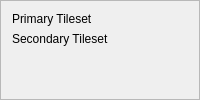
                      <widget class="QFrame" name="frame_Tilesets">
                       <property name="sizePolicy">
                        <sizepolicy hsizetype="Preferred" vsizetype="Preferred">
                         <horstretch>0</horstretch>
                         <verstretch>0</verstretch>
                        </sizepolicy>
                       </property>
                       <property name="frameShape">
                        <enum>QFrame::StyledPanel</enum>
                       </property>
                       <property name="frameShadow">
                        <enum>QFrame::Raised</enum>
                       </property>
                       <layout class="QFormLayout" name="formLayout">
                        <item row="0" column="0">
                         <widget class="QLabel" name="label_PrimaryTileset">
                          <property name="text">
                           <string>Primary Tileset</string>
                          </property>
                         </widget>
                        </item>
                        <item row="0" column="1">
                         <widget class="NoScrollComboBox" name="comboBox_PrimaryTileset" native="true">
                          <property name="focusPolicy">
                           <enum>Qt::StrongFocus</enum>
                          </property>
                          <property name="toolTip">
                           <string>&lt;html&gt;&lt;head/&gt;&lt;body&gt;&lt;p&gt;Primary Tileset&lt;/p&gt;&lt;p&gt;Defines the first 0x200 metatiles available for the map.&lt;/p&gt;&lt;/body&gt;&lt;/html&gt;</string>
                          </property>
                          <property name="editable" stdset="0">
                           <bool>true</bool>
                          </property>
                         </widget>
                        </item>
                        <item row="1" column="0">
                         <widget class="QLabel" name="label_SecondaryTileset">
                          <property name="text">
                           <string>Secondary Tileset</string>
                          </property>
                         </widget>
                        </item>
                        <item row="1" column="1">
                         <widget class="NoScrollComboBox" name="comboBox_SecondaryTileset" native="true">
                          <property name="focusPolicy">
                           <enum>Qt::StrongFocus</enum>
                          </property>
                          <property name="toolTip">
                           <string>&lt;html&gt;&lt;head/&gt;&lt;body&gt;&lt;p&gt;Secondary Tileset&lt;/p&gt;&lt;p&gt;Defines the second 0x200 metatiles available for the map.&lt;/p&gt;&lt;/body&gt;&lt;/html&gt;</string>
                          </property>
                          <property name="editable" stdset="0">
                           <bool>true</bool>
                          </property>
                         </widget>
                        </item>
                       </layout>
                      </widget>
